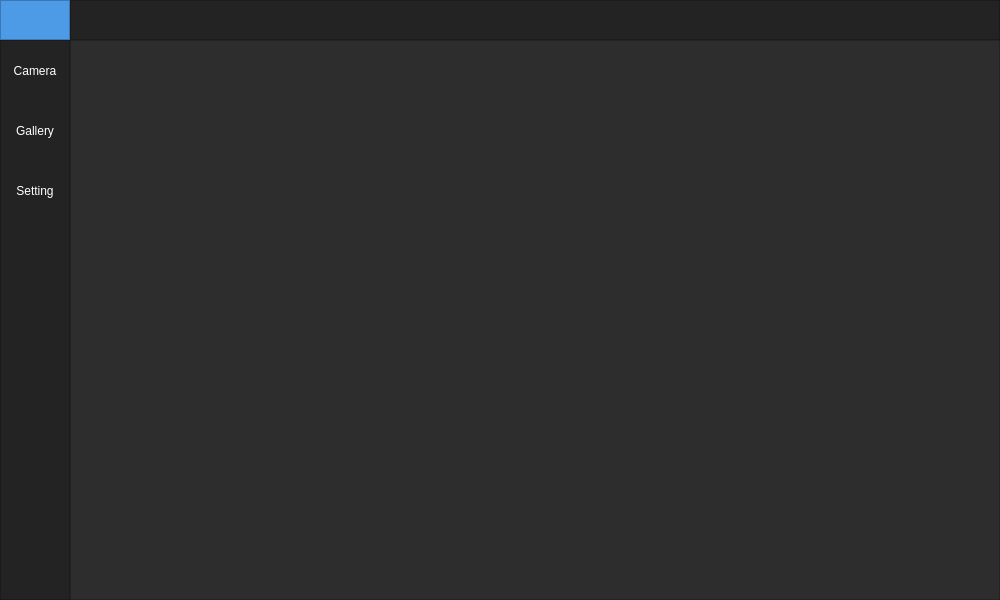
<?xml version="1.0" encoding="UTF-8"?>
<ui version="4.0">
 <class>MainWindow</class>
 <widget class="QMainWindow" name="MainWindow">
  <property name="windowModality">
   <enum>Qt::NonModal</enum>
  </property>
  <property name="geometry">
   <rect>
    <x>0</x>
    <y>0</y>
    <width>1000</width>
    <height>600</height>
   </rect>
  </property>
  <property name="minimumSize">
   <size>
    <width>1000</width>
    <height>600</height>
   </size>
  </property>
  <property name="windowTitle">
   <string>Face Recognition</string>
  </property>
  <property name="styleSheet">
   <string notr="true">background-color: rgb(45, 45, 45);</string>
  </property>
  <widget class="QWidget" name="centralwidget">
   <layout class="QVBoxLayout" name="verticalLayout">
    <property name="spacing">
     <number>0</number>
    </property>
    <property name="leftMargin">
     <number>0</number>
    </property>
    <property name="topMargin">
     <number>0</number>
    </property>
    <property name="rightMargin">
     <number>0</number>
    </property>
    <property name="bottomMargin">
     <number>0</number>
    </property>
    <item>
     <widget class="QFrame" name="Top_Bar">
      <property name="maximumSize">
       <size>
        <width>16777215</width>
        <height>40</height>
       </size>
      </property>
      <property name="styleSheet">
       <string notr="true">background-color: rgb(35, 35, 35);</string>
      </property>
      <property name="frameShape">
       <enum>QFrame::NoFrame</enum>
      </property>
      <property name="frameShadow">
       <enum>QFrame::Raised</enum>
      </property>
      <layout class="QHBoxLayout" name="horizontalLayout">
       <property name="spacing">
        <number>0</number>
       </property>
       <property name="leftMargin">
        <number>0</number>
       </property>
       <property name="topMargin">
        <number>0</number>
       </property>
       <property name="rightMargin">
        <number>0</number>
       </property>
       <property name="bottomMargin">
        <number>0</number>
       </property>
       <item>
        <widget class="QFrame" name="frame_toggle">
         <property name="sizePolicy">
          <sizepolicy hsizetype="Expanding" vsizetype="Expanding">
           <horstretch>0</horstretch>
           <verstretch>0</verstretch>
          </sizepolicy>
         </property>
         <property name="maximumSize">
          <size>
           <width>70</width>
           <height>40</height>
          </size>
         </property>
         <property name="styleSheet">
          <string notr="true">background-color: rgb(77, 154, 231);</string>
         </property>
         <property name="frameShape">
          <enum>QFrame::StyledPanel</enum>
         </property>
         <property name="frameShadow">
          <enum>QFrame::Raised</enum>
         </property>
         <layout class="QVBoxLayout" name="verticalLayout_2">
          <property name="spacing">
           <number>0</number>
          </property>
          <property name="leftMargin">
           <number>0</number>
          </property>
          <property name="topMargin">
           <number>0</number>
          </property>
          <property name="rightMargin">
           <number>0</number>
          </property>
          <property name="bottomMargin">
           <number>0</number>
          </property>
          <item>
           <widget class="QPushButton" name="btn_toggle">
            <property name="styleSheet">
             <string notr="true">color: rgb(255, 255, 255);
border: 0px solid;</string>
            </property>
            <property name="text">
             <string/>
            </property>
           </widget>
          </item>
         </layout>
        </widget>
       </item>
       <item>
        <widget class="QFrame" name="frame_top">
         <property name="frameShape">
          <enum>QFrame::StyledPanel</enum>
         </property>
         <property name="frameShadow">
          <enum>QFrame::Raised</enum>
         </property>
        </widget>
       </item>
      </layout>
     </widget>
    </item>
    <item>
     <widget class="QFrame" name="Content">
      <property name="frameShape">
       <enum>QFrame::NoFrame</enum>
      </property>
      <property name="frameShadow">
       <enum>QFrame::Raised</enum>
      </property>
      <layout class="QHBoxLayout" name="horizontalLayout_2">
       <property name="spacing">
        <number>0</number>
       </property>
       <property name="leftMargin">
        <number>0</number>
       </property>
       <property name="topMargin">
        <number>0</number>
       </property>
       <property name="rightMargin">
        <number>0</number>
       </property>
       <property name="bottomMargin">
        <number>0</number>
       </property>
       <item>
        <widget class="QFrame" name="frame_left_menu">
         <property name="minimumSize">
          <size>
           <width>70</width>
           <height>0</height>
          </size>
         </property>
         <property name="maximumSize">
          <size>
           <width>70</width>
           <height>16777215</height>
          </size>
         </property>
         <property name="styleSheet">
          <string notr="true">background-color: rgb(35, 35, 35);</string>
         </property>
         <property name="frameShape">
          <enum>QFrame::StyledPanel</enum>
         </property>
         <property name="frameShadow">
          <enum>QFrame::Raised</enum>
         </property>
         <layout class="QVBoxLayout" name="verticalLayout_3">
          <property name="spacing">
           <number>0</number>
          </property>
          <property name="leftMargin">
           <number>0</number>
          </property>
          <property name="topMargin">
           <number>0</number>
          </property>
          <property name="rightMargin">
           <number>0</number>
          </property>
          <property name="bottomMargin">
           <number>0</number>
          </property>
          <item alignment="Qt::AlignTop">
           <widget class="QFrame" name="frame_top_menus">
            <property name="frameShape">
             <enum>QFrame::NoFrame</enum>
            </property>
            <property name="frameShadow">
             <enum>QFrame::Raised</enum>
            </property>
            <layout class="QVBoxLayout" name="verticalLayout_4">
             <property name="spacing">
              <number>0</number>
             </property>
             <property name="leftMargin">
              <number>0</number>
             </property>
             <property name="topMargin">
              <number>0</number>
             </property>
             <property name="rightMargin">
              <number>0</number>
             </property>
             <property name="bottomMargin">
              <number>0</number>
             </property>
             <item>
              <widget class="QPushButton" name="btn_cam">
               <property name="minimumSize">
                <size>
                 <width>0</width>
                 <height>60</height>
                </size>
               </property>
               <property name="styleSheet">
                <string notr="true">QPushButton{
	color: rgb(255, 255, 255);
	background-color: rgb(35, 35, 35);
	border: 0px solid;
}
QPushButton:hover{
	background-color: rgb(85, 170, 255);
}</string>
               </property>
               <property name="text">
                <string>Camera</string>
               </property>
              </widget>
             </item>
             <item>
              <widget class="QPushButton" name="btn_gallery">
               <property name="minimumSize">
                <size>
                 <width>0</width>
                 <height>60</height>
                </size>
               </property>
               <property name="styleSheet">
                <string notr="true">QPushButton{
	color: rgb(255, 255, 255);
	background-color: rgb(35, 35, 35);
	border: 0px solid;
}
QPushButton:hover{
	background-color: rgb(85, 170, 255);
}</string>
               </property>
               <property name="text">
                <string>Gallery</string>
               </property>
              </widget>
             </item>
             <item>
              <widget class="QPushButton" name="btn_setting">
               <property name="minimumSize">
                <size>
                 <width>0</width>
                 <height>60</height>
                </size>
               </property>
               <property name="styleSheet">
                <string notr="true">QPushButton{
	color: rgb(255, 255, 255);
	background-color: rgb(35, 35, 35);
	border: 0px solid;
}
QPushButton:hover{
	background-color: rgb(85, 170, 255);
}</string>
               </property>
               <property name="text">
                <string>Setting</string>
               </property>
              </widget>
             </item>
            </layout>
           </widget>
          </item>
          <item alignment="Qt::AlignBottom">
           <widget class="QFrame" name="frame_buttom_menues">
            <property name="minimumSize">
             <size>
              <width>0</width>
              <height>80</height>
             </size>
            </property>
            <property name="frameShape">
             <enum>QFrame::NoFrame</enum>
            </property>
            <property name="frameShadow">
             <enum>QFrame::Raised</enum>
            </property>
            <layout class="QVBoxLayout" name="verticalLayout_6">
             <property name="spacing">
              <number>0</number>
             </property>
             <property name="leftMargin">
              <number>0</number>
             </property>
             <property name="topMargin">
              <number>0</number>
             </property>
             <property name="rightMargin">
              <number>0</number>
             </property>
             <property name="bottomMargin">
              <number>0</number>
             </property>
             <item>
              <widget class="QPushButton" name="btn_start_record">
               <property name="minimumSize">
                <size>
                 <width>0</width>
                 <height>40</height>
                </size>
               </property>
               <property name="styleSheet">
                <string notr="true">QPushButton{
	color: rgb(255, 255, 255);
	background-color: rgb(35, 35, 35);
	border: 0px solid;
}

QPushButton:hover{
	background-color: rgb(45, 45, 45);
}</string>
               </property>
               <property name="text">
                <string/>
               </property>
              </widget>
             </item>
             <item>
              <widget class="QPushButton" name="btn_stop_record">
               <property name="minimumSize">
                <size>
                 <width>0</width>
                 <height>40</height>
                </size>
               </property>
               <property name="styleSheet">
                <string notr="true">QPushButton{
	color: rgb(255, 255, 255);
	background-color: rgb(35, 35, 35);
	border: 0px solid;
}

QPushButton:hover{
	background-color: rgb(45, 45, 45);
}</string>
               </property>
               <property name="text">
                <string/>
               </property>
              </widget>
             </item>
            </layout>
           </widget>
          </item>
         </layout>
        </widget>
       </item>
       <item>
        <widget class="QFrame" name="frame_pages">
         <property name="frameShape">
          <enum>QFrame::StyledPanel</enum>
         </property>
         <property name="frameShadow">
          <enum>QFrame::Raised</enum>
         </property>
         <layout class="QVBoxLayout" name="verticalLayout_5">
          <property name="spacing">
           <number>0</number>
          </property>
          <property name="leftMargin">
           <number>0</number>
          </property>
          <property name="topMargin">
           <number>0</number>
          </property>
          <property name="rightMargin">
           <number>0</number>
          </property>
          <property name="bottomMargin">
           <number>0</number>
          </property>
          <item>
           <widget class="QStackedWidget" name="Pages">
            <property name="currentIndex">
             <number>0</number>
            </property>
            <widget class="QWidget" name="camera_page">
             <widget class="QLabel" name="label_camera">
              <property name="geometry">
               <rect>
                <x>140</x>
                <y>30</y>
                <width>640</width>
                <height>480</height>
               </rect>
              </property>
              <property name="minimumSize">
               <size>
                <width>640</width>
                <height>480</height>
               </size>
              </property>
              <property name="text">
               <string/>
              </property>
             </widget>
            </widget>
            <widget class="QWidget" name="setting_page">
             <layout class="QHBoxLayout" name="horizontalLayout_4">
              <property name="spacing">
               <number>0</number>
              </property>
              <property name="leftMargin">
               <number>0</number>
              </property>
              <property name="topMargin">
               <number>0</number>
              </property>
              <property name="rightMargin">
               <number>0</number>
              </property>
              <property name="bottomMargin">
               <number>0</number>
              </property>
             </layout>
            </widget>
            <widget class="QWidget" name="identity_page">
             <layout class="QHBoxLayout" name="horizontalLayout_3">
              <property name="spacing">
               <number>0</number>
              </property>
              <property name="leftMargin">
               <number>0</number>
              </property>
              <property name="topMargin">
               <number>0</number>
              </property>
              <property name="rightMargin">
               <number>0</number>
              </property>
              <property name="bottomMargin">
               <number>0</number>
              </property>
             </layout>
            </widget>
            <widget class="QWidget" name="start_page"/>
           </widget>
          </item>
         </layout>
        </widget>
       </item>
      </layout>
     </widget>
    </item>
   </layout>
  </widget>
  <action name="actionIdentity">
   <property name="text">
    <string>New Identity</string>
   </property>
  </action>
  <action name="actionNew_Database">
   <property name="text">
    <string>New Gallery</string>
   </property>
  </action>
  <action name="actionProject_Settings">
   <property name="text">
    <string>settings</string>
   </property>
  </action>
  <action name="actionExit">
   <property name="text">
    <string>Exit</string>
   </property>
  </action>
 </widget>
 <resources/>
 <connections/>
</ui>
